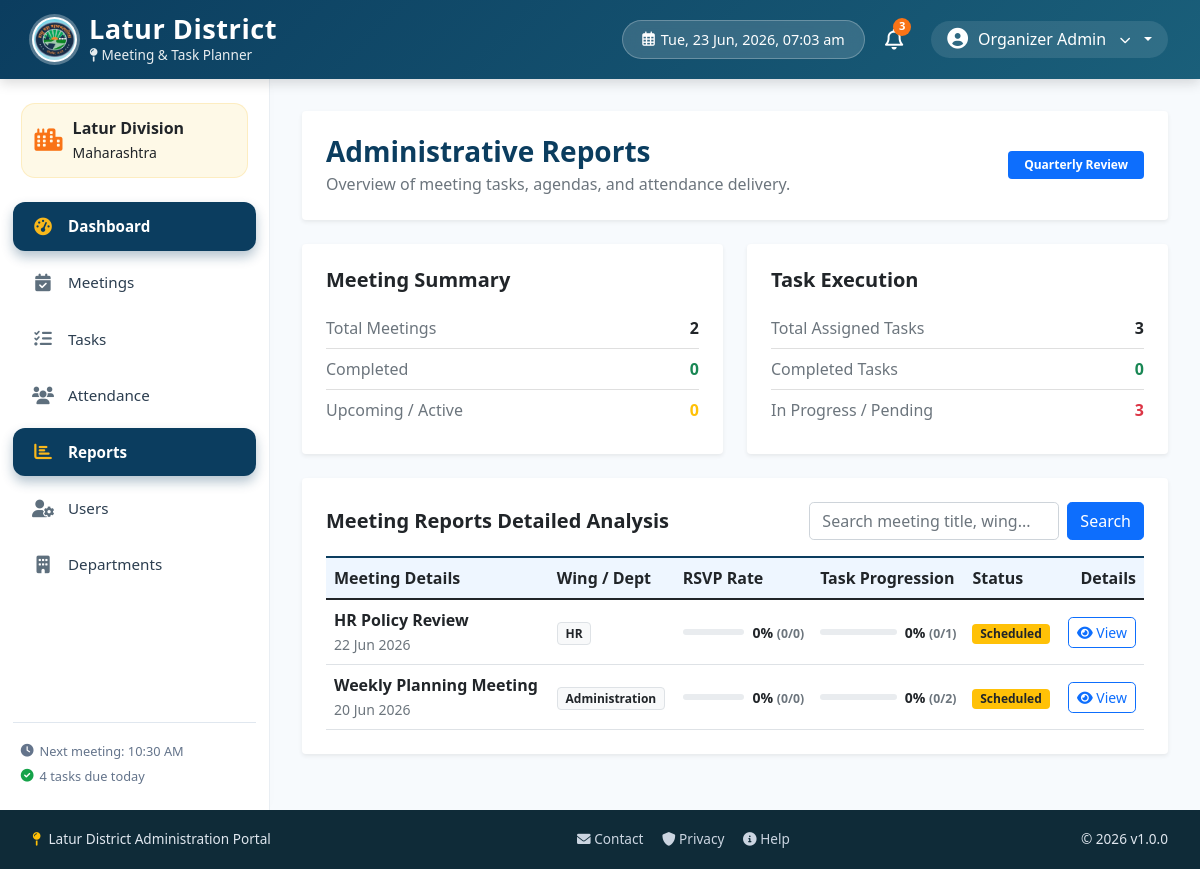
Page /modules/reports/index.php (signed in) on the committed database.
### tables this page shows
CREATE TABLE IF NOT EXISTS meetings (
  id INT AUTO_INCREMENT PRIMARY KEY,
  title VARCHAR(150) NOT NULL,
  meeting_date DATE NOT NULL,
  meeting_time TIME NOT NULL,
  location VARCHAR(150) NOT NULL,
  mode VARCHAR(50) NOT NULL,
  agenda TEXT NOT NULL,
  department VARCHAR(100) NOT NULL,
  organizer_id INT NOT NULL,
  status VARCHAR(30) NOT NULL DEFAULT 'Scheduled',
  created_at TIMESTAMP DEFAULT CURRENT_TIMESTAMP,
  FOREIGN KEY (organizer_id) REFERENCES users(id)
);

### modules/reports/index.php (the view, shortened to what this page needs)
<?php
include_once '../../includes/header.php';
$conn = getDBConnection();
$user_id = $_SESSION['user_id'];
$role = $_SESSION['role'];
$department = $_SESSION['department'];
$today = date('Y-m-d');
$searchQuery = isset($_GET['search']) ? sanitizeInput($_GET['search']) : '';
if ($role === 'Collector') {
    $mTotal = $conn->query("SELECT COUNT(*) as total FROM meetings")->fetch_assoc()['total'] ?? 0;
    $mCompleted = $conn->query("SELECT COUNT(*) as total FROM meetings WHERE status = 'Completed'")->fetch_assoc()['total'] ?? 0;
    $mUpcoming = $conn->query("SELECT COUNT(*) as total FROM meetings WHERE meeting_date >= '$today' AND status != 'Cancelled'")->fetch_assoc()['total'] ?? 0;
    $tTotal = $conn->query("SELECT COUNT(*) as total FROM tasks")->fetch_assoc()['total'] ?? 0;
    $tPending = $conn->query("SELECT COUNT(*) as total FROM tasks WHERE status = 'Pending'")->fetch_assoc()['total'] ?? 0;
    $tCompleted = $conn->query("SELECT COUNT(*) as total FROM tasks WHERE status = 'Completed'")->fetch_assoc()['total'] ?? 0;
    $tInProgress = $conn->query("SELECT COUNT(*) as total FROM tasks WHERE status = 'In Progress'")->fetch_assoc()['total'] ?? 0;
} elseif ($role === 'Organizer') {
    $stmt = $conn->prepare("SELECT COUNT(*) as total FROM meetings WHERE organizer_id = ?");
    $stmt->bind_param("i", $user_id);
    $stmt->execute();
    $mTotal = $stmt->get_result()->fetch_assoc()['total'] ?? 0;
    $stmt = $conn->prepare("SELECT COUNT(*) as total FROM meetings WHERE organizer_id = ? AND status = 'Completed'");
    $stmt->bind_param("i", $user_id);
    $stmt->execute();
    $mCompleted = $stmt->get_result()->fetch_assoc()['total'] ?? 0;
    $stmt = $conn->prepare("SELECT COUNT(*) as total FROM meetings WHERE organizer_id = ? AND meeting_date >= ? AND status != 'Cancelled'");
    $stmt->bind_param("is", $user_id, $today);
    $stmt->execute();
    $mUpcoming = $stmt->get_result()->fetch_assoc()['total'] ?? 0;
    $stmt = $conn->prepare("SELECT COUNT(*) as total FROM tasks t JOIN meetings m ON t.meeting_id = m.id WHERE m.organizer_id = ?");
    $stmt->bind_param("i", $user_id);
    $stmt->execute();
    $tTotal = $stmt->get_result()->fetch_assoc()['total'] ?? 0;
    $stmt = $conn->prepare("SELECT COUNT(*) as total FROM tasks t JOIN meetings m ON t.meeting_id = m.id WHERE m.organizer_id = ? AND t.status = 'Pending'");
    $stmt->bind_param("i", $user_id);
    $stmt->execute();
    $tPending = $stmt->get_result()->fetch_assoc()['total'] ?? 0;
    $stmt = $conn->prepare("SELECT COUNT(*) as total FROM tasks t JOIN meetings m ON t.meeting_id = m.id WHERE m.organizer_id = ? AND t.status = 'Completed'");
    $stmt->bind_param("i", $user_id);
    $stmt->execute();
    $tCompleted = $stmt->get_result()->fetch_assoc()['total'] ?? 0;
    $stmt = $conn->prepare("SELECT COUNT(*) as total FROM tasks t JOIN meetings m ON t.meeting_id = m.id WHERE m.organizer_id = ? AND t.status = 'In Progress'");
    $stmt->bind_param("i", $user_id);
    $stmt->execute();
    $tInProgress = $stmt->get_result()->fetch_assoc()['total'] ?? 0;
}
$reportSql = "SELECT m.id, m.title, m.meeting_date, m.department, m.status,
             (SELECT COUNT(*) FROM tasks WHERE meeting_id = m.id) as total_tasks,
             (SELECT COUNT(*) FROM tasks WHERE meeting_id = m.id AND status = 'Completed') as completed_tasks,
             (SELECT COUNT(*) FROM attendance WHERE meeting_id = m.id) as total_attendees,
             (SELECT COUNT(*) FROM attendance WHERE meeting_id = m.id AND status = 'Present') as present_attendees
             FROM meetings m";
$params = [];
$types = "";
if ($role === 'Organizer') {
    $reportSql .= " WHERE m.organizer_id = ?";
    $params[] = $user_id;
    $types .= "i";
} elseif ($role === 'Employee') {
    $reportSql .= " LEFT JOIN attendance a ON m.id = a.meeting_id WHERE (m.department = ? OR a.user_id = ?)";
    $params[] = $department;
    $params[] = $user_id;
    $types .= "si";
} else {
    $reportSql .= " WHERE 1=1";
}
$reportSql .= " GROUP BY m.id ORDER BY m.meeting_date DESC";
$stmt = $conn->prepare($reportSql);
if (!empty($params)) {
    $stmt->bind_param($types, ...$params);
}
$stmt->execute();
$meetingsReport = $stmt->get_result()->fetch_all(MYSQLI_ASSOC);
?>
<div class="row">
    <div class="col-12">
        <div class="card p-4 border-0 mb-4 shadow-sm bg-white">
            <div class="d-flex justify-content-between align-items-center">
                <div>
                    <h3 class="fw-bold mb-1" style="color: #0b3d5f;">Administrative Reports</h3>
                    <p class="text-muted mb-0">Overview of meeting tasks, agendas, and attendance delivery.</p>
                </div>
                <span class="badge bg-primary px-3 py-2">Quarterly Review</span>
            </div>
        </div>
        <div class="row g-4 mb-4">
            <div class="col-md-6">
                <div class="card p-4 border-0 shadow-sm bg-white h-100">
                    <div class="d-flex justify-content-between align-items-center mb-3">
                        <h5 class="fw-bold mb-0 text-gov-blue">Meeting Summary</h5>
                    </div>
                    <ul class="list-group list-group-flush">
                        <li class="list-group-item d-flex justify-content-between px-0">
                            <span class="text-muted">Total Meetings</span>
                            <span class="fw-bold"><?php echo $mTotal; ?></span>
                        </li>
                        <li class="list-group-item d-flex justify-content-between px-0">
                            <span class="text-muted">Completed</span>
                            <span class="text-success fw-bold"><?php echo $mCompleted; ?></span>
                        </li>
                        <li class="list-group-item d-flex justify-content-between px-0">
                            <span class="text-muted">Upcoming / Active</span>
                            <span class="text-warning fw-bold"><?php echo $mUpcoming; ?></span>
                        </li>
                    </ul>
                </div>
            </div>
            <div class="col-md-6">
                <div class="card p-4 border-0 shadow-sm bg-white h-100">
                    <div class="d-flex justify-content-between align-items-center mb-3">
                        <h5 class="fw-bold mb-0 text-gov-blue">Task Execution</h5>
                    </div>
                    <ul class="list-group list-group-flush">
                        <li class="list-group-item d-flex justify-content-between px-0">
                            <span class="text-muted">Total Assigned Tasks</span>
                            <span class="fw-bold"><?php echo $tTotal; ?></span>
                        </li>
                        <li class="list-group-item d-flex justify-content-between px-0">
                            <span class="text-muted">Completed Tasks</span>
                            <span class="text-success fw-bold"><?php echo $tCompleted; ?></span>
                        </li>
                        <li class="list-group-item d-flex justify-content-between px-0">
                            <span class="text-muted">In Progress / Pending</span>
                            <span class="text-danger fw-bold"><?php echo ($tPending + $tInProgress); ?></span>
                        </li>
                    </ul>
                </div>
            </div>
        </div>
        <div class="card p-4 border-0 shadow-sm mb-4 bg-white">
            <div class="d-flex flex-column flex-md-row justify-content-between align-items-md-center gap-3">
                <h5 class="fw-bold mb-0 text-gov-blue">Meeting Reports Detailed Analysis</h5>
                <form method="GET" class="d-flex gap-2">
                    <input type="text" name="search" class="form-control rounded-3" placeholder="Search meeting title, wing..." style="width: 250px;" value="<?php echo htmlspecialchars($searchQuery); ?>">
                    <button type="submit" class="btn btn-primary rounded-3">Search</button>
                </form>
            </div>
            <div class="table-responsive mt-3">
                <table class="table table-hover align-middle mb-0">
                    <thead style="background:#eef6ff; border-top: 2px solid #0b3d5f;">
                        <tr>
                            <th>Meeting Details</th>
                            <th>Wing / Dept</th>
                            <th>RSVP Rate</th>
                            <th>Task Progression</th>
                            <th>Status</th>
                            <th class="text-end">Details</th>
                        </tr>
                    </thead>
                    <tbody>
                        <?php if (empty($meetingsReport)): ?>
                            <tr>
                                <td colspan="6" class="text-center py-4 text-muted">No reports found matching filters.</td>
                            </tr>
                        <?php else: ?>
                            <?php foreach ($meetingsReport as $rep): ?>
                                <tr>
                                    <td>
                                        <div class="fw-bold text-dark"><?php echo htmlspecialchars($rep['title']); ?></div>
                                        <small class="text-muted"><?php echo date('d M Y', strtotime($rep['meeting_date'])); ?></small>
                                    </td>
                                    <td>
                                        <span class="badge bg-light text-dark border"><?php echo htmlspecialchars($rep['department']); ?></span>
                                    </td>
                                    <td>
                                        <?php
                                        $attTotal = $rep['total_attendees'];
                                        $attPres = $rep['present_attendees'];
                                        $attRate = $attTotal > 0 ? round(($attPres / $attTotal) * 100) : 0;
                                        ?>
                                        <div class="d-flex align-items-center gap-2">
                                            <div class="progress flex-grow-1" style="height: 6px; width: 60px;">
                                            </div>
                                            <span class="small fw-bold text-dark"><?php echo $attRate; ?>% <small class="text-muted">(<?php echo $attPres; ?>/<?php echo $attTotal; ?>)</small></span>
                                        </div>
                                    </td>
                                    <td>
                                        <?php
                                        $taskTotal = $rep['total_tasks'];
                                        $taskComp = $rep['completed_tasks'];
                                        $taskRate = $taskTotal > 0 ? round(($taskComp / $taskTotal) * 100) : 0;
                                        ?>
                                        <div class="d-flex align-items-center gap-2">
                                            <div class="progress flex-grow-1" style="height: 6px; width: 60px;">
                                            </div>
                                            <span class="small fw-bold text-dark"><?php echo $taskRate; ?>% <small class="text-muted">(<?php echo $taskComp; ?>/<?php echo $taskTotal; ?>)</small></span>
                                        </div>
                                    </td>
                                    <td>
                                        <?php
                                        $status = strtolower($rep['status']);
                                        $statusClass = match($status) {
                                            'completed' => 'success',
                                            'scheduled' => 'warning text-dark',
                                            'cancelled' => 'danger',
                                            default => 'secondary'
                                        };
                                        ?>
                                        <span class="badge bg-<?php echo $statusClass; ?>"><?php echo ucfirst($status); ?></span>
                                    </td>
                                    <td class="text-end">
                                        <a href="../meetings/view.php?id=<?php echo $rep['id']; ?>" class="btn btn-sm btn-outline-primary rounded-3">
                                            <i class="fas fa-eye"></i> View
                                        </a>
                                    </td>
                                </tr>
                            <?php endforeach; ?>
                        <?php endif; ?>
                    </tbody>
                </table>
            </div>
        </div>
    </div>
</div>
<?php include_once '../../includes/footer.php'; ?>

### rows in the picture
meetings: title "HR Policy Review", meeting_date "22 Jun 2026", department "HR", attRate "0", attPres "0", attTotal "0", taskRate "0", taskComp "0", taskTotal "1", status "Scheduled"
meetings: title "Weekly Planning Meeting", meeting_date "20 Jun 2026", department "Administration", attRate "0", attPres "0", attTotal "0", taskRate "0", taskComp "0", taskTotal "2", status "Scheduled"

### other values in the picture
$userName "Organizer Admin"
$mTotal "2"
$mCompleted "0"
$mUpcoming "0"
$tTotal "3"
$tCompleted "0"
$tPending + $tInProgress "3"
